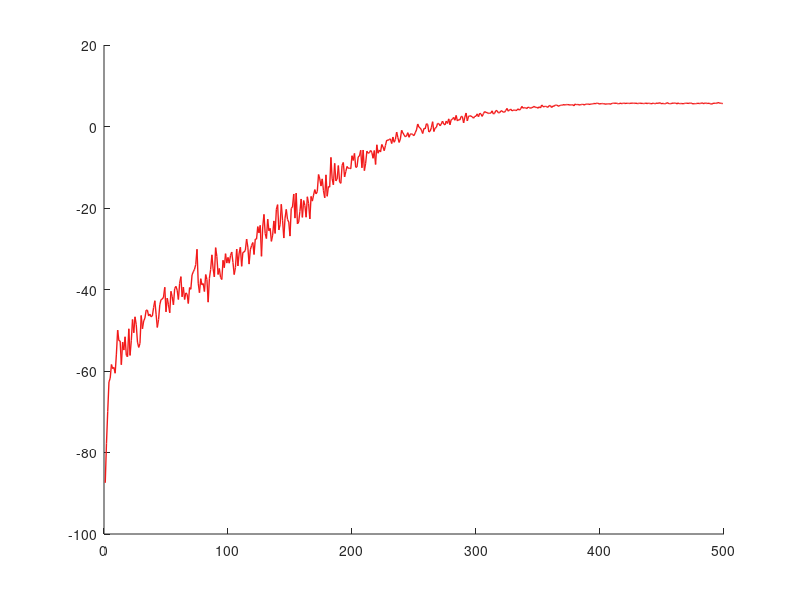

The MATLAB script that drew this image: (Note: this script raises an error after producing the figure.)
%% useful_plots.m 
%%% ================================================ %%% 
%%% =========== Semester project at LASA ==========  %%%
%%% ============ Reinforcement Learning ============ %%% 
%%% ================= Main Script ================== %%% 
%%% ================================================ %%%

clear all;
close all;
clc;

%% Average reward per episode for recorded learning processes
sarsa_lambda_08_ar = load('sarsa_lambda_08_ar.mat');
sarsa_lambda_08_ar = sarsa_lambda_08_ar.cum_reward_per_episode;
ql_ar = load('ql_ar.mat');
ql_ar = ql_ar.cum_reward_per_episode;
sarsa_ar = load('sarsa_ar.mat');
sarsa_ar = sarsa_ar.cum_reward_per_episode;
ql_lambda_ar = load('ql_lambda_ar');
ql_lambda_ar = ql_lambda_ar.cum_reward_per_episode;
optimal_ar = load('optimal_ar');
optimal_ar = optimal_ar.cum_reward_per_episode;
random_ar = load('random_ar');
random_ar = random_ar.cum_reward_per_episode;
%subopt_1_ar = load('subopt_2_ar');
%subopt_1_ar = subopt_1_ar.cum_reward_per_episode;
size = min([size(optimal_ar,1),size(random_ar,1),size(sarsa_lambda_08_ar,1), size(ql_ar,1), size(ql_lambda_ar,1), size(sarsa_ar,1)]);

figure('units','normalized','outerposition',[0 0 1 1]) 
hold on;
% Sarsa 
p1 = plot(sarsa_ar(1:size-1),'LineWidth',1,'Color',[0.95, 0.1, 0.1]);
p1.Color(4) = 0.1;
p1p = plot(lpf(sarsa_ar(1:size-1),0.3),'LineWidth',2,'Color',[0.95, 0.1, 0.1]);
% Q-learning
p2 = plot(ql_ar(1:size-1),'LineWidth',1.2,'Color',[0.2, 0.2, 0.6]);
p2.Color(4) = 0.1;
p2p = plot(lpf(ql_ar(1:size-1),0.3),'LineWidth',2,'Color',[0.2, 0.2, 0.6]);
% Sarsa lambda
p3 = plot(sarsa_lambda_08_ar(1:size-1),'LineWidth',1.2,'Color',[0.2, 0.7, 0.2]);
p3.Color(4) = 0.1;
p3p = plot(lpf(sarsa_lambda_08_ar(1:size-1),0.3),'LineWidth',2,'Color',[0.2, 0.7, 0.2]);
% Watkins Q lambda
p4 = plot(ql_lambda_ar(1:size-1),'LineWidth',1.2,'Color',[0.3, 0.6, 1]);
p4.Color(4) = 0.1;
p4p = plot(lpf(ql_lambda_ar(1:size-1),0.3),'LineWidth',2,'Color',[0.3, 0.6, 1]);
% Optimal policy
p5 = plot(optimal_ar(1:size-1),'LineWidth',1.2,'Color',[0.3, 0.6, 1]);
p5.Color(4) = 0.1;
p5p = plot(lpf(optimal_ar(1:size-1),0.1),'--','LineWidth',2,'Color',[0.1, 0.1, 0.1]);
% Random policy
p6 = plot(random_ar(1:size-1),'LineWidth',1.2,'Color',[0.5, 0.5, 0.5]);
p6.Color(4) = 0.1;
p6p = plot(lpf(random_ar(1:size-1),0.05),'LineWidth',2,'Color',[0.5, 0.5, 0.5]);
% Suboptimal policy
%p7 = plot(subopt_1_ar(1:size-1),'LineWidth',1.2,'Color',[0.5, 0.5, 0.5]);
%p7.Color(4) = 0.1;
%p7p = plot(lpf(subopt_1_ar(1:size-1),0.05),'LineWidth',2,'Color',[0.5, 0.5, 0.5]);

%% Plots
xlabel('Number of iterations');
ylabel('Average reward');
h = legend([p1p,p2p,p3p,p4p,p5p,p6p],'Sarsa(0)','Q-learning','Sarsa(0.8)','Watkins Q(0.8)','Bellman optimal policy','Random policy','Location','southeast');
set(h,'FontSize',14);
title('Averaged rewards per minibatch for different methods','Interpreter','latex');